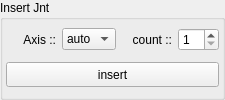
               <widget class="QGroupBox" name="insertJnt_Gb">
                <property name="minimumSize">
                 <size>
                  <width>0</width>
                  <height>100</height>
                 </size>
                </property>
                <property name="maximumSize">
                 <size>
                  <width>16777215</width>
                  <height>100</height>
                 </size>
                </property>
                <property name="title">
                 <string>Insert Jnt</string>
                </property>
                <layout class="QVBoxLayout" name="verticalLayout_8" stretch="1,5">
                 <property name="leftMargin">
                  <number>3</number>
                 </property>
                 <property name="topMargin">
                  <number>3</number>
                 </property>
                 <property name="rightMargin">
                  <number>3</number>
                 </property>
                 <property name="bottomMargin">
                  <number>3</number>
                 </property>
                 <item>
                  <layout class="QHBoxLayout" name="insertJntAxis_Option">
                   <item>
                    <layout class="QHBoxLayout" name="insertJntAxis_H">
                     <item>
                      <widget class="QLabel" name="label_18">
                       <property name="minimumSize">
                        <size>
                         <width>50</width>
                         <height>0</height>
                        </size>
                       </property>
                       <property name="maximumSize">
                        <size>
                         <width>50</width>
                         <height>16777215</height>
                        </size>
                       </property>
                       <property name="text">
                        <string>Axis ::</string>
                       </property>
                       <property name="alignment">
                        <set>Qt::AlignmentFlag::AlignRight|Qt::AlignmentFlag::AlignTrailing|Qt::AlignmentFlag::AlignVCenter</set>
                       </property>
                      </widget>
                     </item>
                     <item>
                      <widget class="QComboBox" name="insertJntAxis_Cbb">
                       <item>
                        <property name="text">
                         <string>auto</string>
                        </property>
                       </item>
                       <item>
                        <property name="text">
                         <string>X</string>
                        </property>
                       </item>
                       <item>
                        <property name="text">
                         <string>Y</string>
                        </property>
                       </item>
                       <item>
                        <property name="text">
                         <string>Z</string>
                        </property>
                       </item>
                      </widget>
                     </item>
                    </layout>
                   </item>
                   <item>
                    <layout class="QHBoxLayout" name="insertJntCount_H">
                     <item>
                      <widget class="QLabel" name="label_19">
                       <property name="minimumSize">
                        <size>
                         <width>50</width>
                         <height>0</height>
                        </size>
                       </property>
                       <property name="maximumSize">
                        <size>
                         <width>50</width>
                         <height>16777215</height>
                        </size>
                       </property>
                       <property name="text">
                        <string>count ::</string>
                       </property>
                       <property name="alignment">
                        <set>Qt::AlignmentFlag::AlignRight|Qt::AlignmentFlag::AlignTrailing|Qt::AlignmentFlag::AlignVCenter</set>
                       </property>
                      </widget>
                     </item>
                     <item>
                      <widget class="QSpinBox" name="insertJntCount_Sb">
                       <property name="minimum">
                        <number>1</number>
                       </property>
                       <property name="value">
                        <number>1</number>
                       </property>
                      </widget>
                     </item>
                    </layout>
                   </item>
                  </layout>
                 </item>
                 <item>
                  <widget class="QPushButton" name="insertJntBuild_Btn">
                   <property name="minimumSize">
                    <size>
                     <width>0</width>
                     <height>25</height>
                    </size>
                   </property>
                   <property name="sizeIncrement">
                    <size>
                     <width>0</width>
                     <height>25</height>
                    </size>
                   </property>
                   <property name="text">
                    <string>insert</string>
                   </property>
                  </widget>
                 </item>
                </layout>
               </widget>
